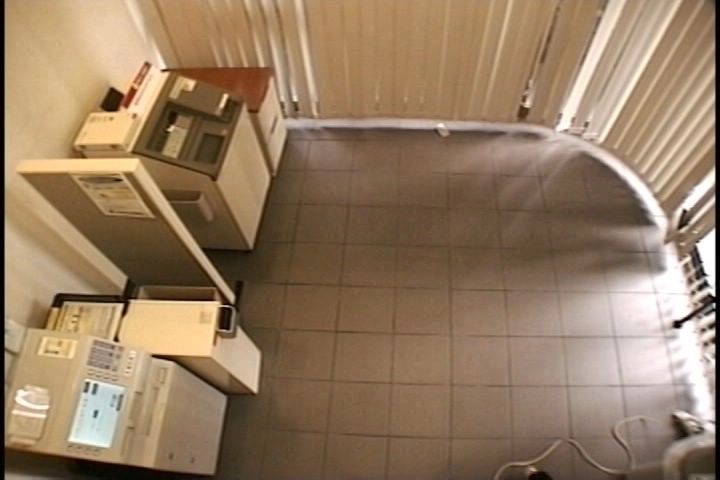
%> input picture CS-484/Homework 1/Part_4/copyMachine/0.png, 720 x 480 px
$ octave copy.m   (GNU Octave 9; MATLAB toolbox functions it lacks are replaced by stand-ins)
%> lines starting %> are read from the running program, lines starting %| are printed output that depends on the picture; in (x1, y1, x2, y2) boxes, pixels count from 0 and x2, y2 are one past the last pixel; in counts of white or black regions, pixels touching at a corner belong together; the program's own positions count from 1
for_copier();

function for_copier
frame_1 = imread("0.png");
%> frame_1 is the input picture: size 480x720x3 uint8; mean R, G, B 149.4, 123.8, 97.5
frame_2 = imread("1.png");
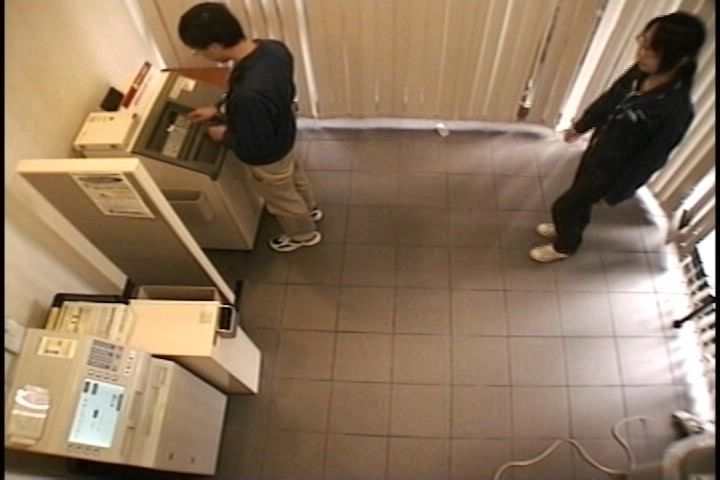
%> input picture CS-484/Homework 1/Part_4/copyMachine/1.png, 720 x 480 px
%> frame_2 is the input picture: size 480x720x3 uint8; mean R, G, B 141.3, 117.6, 93.4
frame_3 = imread("2.png");
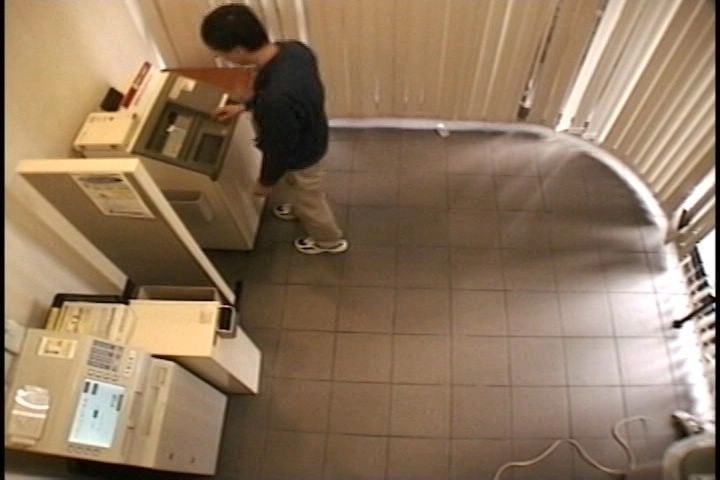
%> input picture CS-484/Homework 1/Part_4/copyMachine/2.png, 720 x 480 px
%> frame_3 is the input picture: size 480x720x3 uint8; mean R, G, B 143.4, 119, 93.9
frame_4 = imread("3.png");
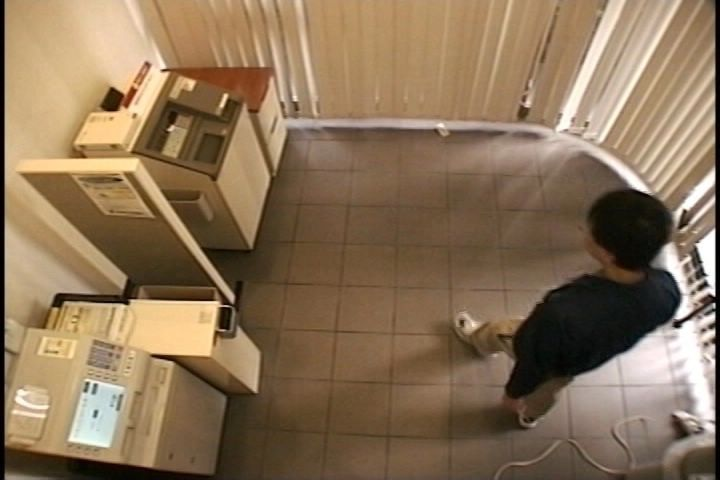
%> input picture CS-484/Homework 1/Part_4/copyMachine/3.png, 720 x 480 px
%> frame_4 is the input picture: size 480x720x3 uint8; mean R, G, B 138.8, 115, 87.8

bg_frame = rgb2gray(frame_1);

imshow(bg_frame);

copier_frame_2(bg_frame, rgb2gray(frame_2));
copier_frame_3(bg_frame, rgb2gray(frame_3));
copier_frame_4(bg_frame, rgb2gray(frame_4));
end

function copier_frame_2(bg_frame, gray)
figure; imshow(gray);
temp1 = abs (bg_frame - gray) > 50;
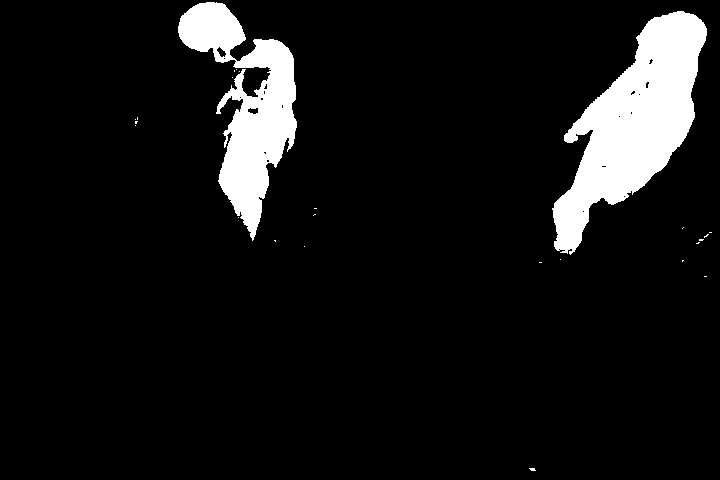
%> temp1: size 480x720 logical; 8.3% white; 25 white regions (23 under 20 px), largest, box (x1, y1, x2, y2) and area: (552, 11, 707, 255) 16912, (178, 2, 297, 241) 11571
temp2 = abs (gray - bg_frame) > 10;
%> temp2: size 480x720 logical; 6.2% white; 2083 white regions (1925 under 20 px), largest, box (x1, y1, x2, y2) and area: (432, 448, 555, 480) 1786, (414, 132, 508, 177) 1140, (266, 153, 307, 215) 1119

temp1 = remove_conn_comp_smaller_than(temp1, 20);
%> in remove_conn_comp_smaller_than, `CC = bwconncomp(image);`: CC = 25 connected components
%> in remove_conn_comp_smaller_than, `list = CC.PixelIdxList;`: list = 25 items
%> the loop in remove_conn_comp_smaller_than, `for i = 1 : size(list, 2)` made 25 passes
temp2 = remove_conn_comp_smaller_than(temp2, 200);
img = temp1 | temp2;
%> img: size 480x720 logical; 10.3% white; 14 white regions, largest, box (x1, y1, x2, y2) and area: (552, 11, 707, 255) 16912, (178, 2, 297, 241) 11571, (432, 448, 555, 480) 1786
figure; imshow(img);

k = imerode(img, ones(2));
%> k: size 480x720 logical; 9.3% white; 74 white regions (49 under 20 px), largest, box (x1, y1, x2, y2) and area: (552, 11, 706, 253) 16376, (216, 39, 296, 239) 8304, (178, 2, 245, 62) 2537

img = imdilate(img, [0,0,0;1,0,1;0,0,0]);
%> img: size 480x720 logical; 11.2% white; 8 white regions, largest, box (x1, y1, x2, y2) and area: (516, 11, 708, 261) 18297, (177, 2, 308, 241) 13926, (431, 448, 556, 480) 2098
img = imerode(img, [1,1,1;1,0,1;0,0,0;1,0,1;1,1,1]);
%> img: size 480x720 logical; 8.8% white; 97 white regions (77 under 20 px), largest, box (x1, y1, x2, y2) and area: (530, 13, 707, 259) 16339, (216, 41, 306, 238) 8922, (178, 4, 245, 61) 2378
% k keeps hand n feet
img = remove_conn_comp_smaller_than(img + k, 180);
show_colored_conn_comp(img);
%> in show_colored_conn_comp, `[L,~] = bwlabel(image);`: L: size 480x720 double; 13 distinct labels, from 0 to 12
end

function copier_frame_3(bg_frame, gray)
figure; imshow(gray);
temp1 = abs (bg_frame - gray) > 40;
%> temp1: size 480x720 logical; 4.2% white; 29 white regions (24 under 20 px), largest, box (x1, y1, x2, y2) and area: (200, 3, 329, 246) 14292, (134, 117, 138, 126) 25, (288, 219, 300, 222) 25, (528, 467, 536, 471) 23, (299, 239, 305, 245) 22
temp2 = abs (gray - bg_frame) > 10;
%> temp2: size 480x720 logical; 1% white; 421 white regions (401 under 20 px), largest, box (x1, y1, x2, y2) and area: (306, 194, 342, 236) 482, (494, 466, 554, 480) 445, (295, 239, 348, 253) 329

temp1 = remove_conn_comp_smaller_than(temp1, 10);
temp2 = remove_conn_comp_smaller_than(temp2, 10);
img = temp1 | temp2;
%> img: size 480x720 logical; 4.9% white; 47 white regions (25 under 20 px), largest, box (x1, y1, x2, y2) and area: (200, 3, 329, 246) 14513, (306, 194, 342, 236) 482, (494, 466, 554, 480) 445
figure; imshow(img);

img = imclose(img, [0,1,0; 1,0,1;0,1,0]);
%> img: size 480x720 logical; 5% white; 40 white regions (19 under 20 px), largest, box (x1, y1, x2, y2) and area: (200, 3, 329, 246) 14660, (306, 194, 342, 236) 505, (494, 466, 554, 480) 493
figure; imshow(img);

% k keeps hand n feet
img = remove_conn_comp_smaller_than(img, 50);
%> call 6 of remove_conn_comp_smaller_than, with limit = 50
%> in remove_conn_comp_smaller_than (call 6), `CC = bwconncomp(image);`: CC = 40 connected components
%> in remove_conn_comp_smaller_than (call 6), `list = CC.PixelIdxList;`: list = 40 items
%> the loop in remove_conn_comp_smaller_than (call 6), `for i = 1 : size(list, 2)` made 40 passes
%> after the loop in remove_conn_comp_smaller_than (call 6), `for i = 1 : size(list, 2)`:
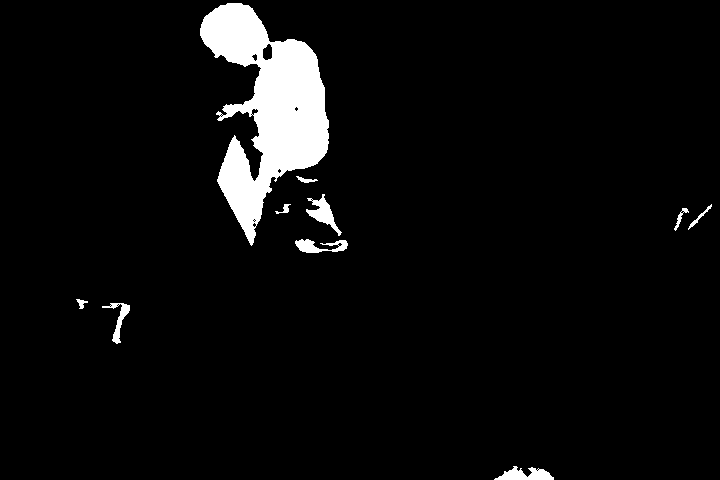
%> image: size 480x720 logical; 4.8% white; 10 white regions, largest, box (x1, y1, x2, y2) and area: (200, 3, 329, 246) 14660, (306, 194, 342, 236) 505, (494, 466, 554, 480) 493
show_colored_conn_comp(img);
%> in show_colored_conn_comp (call 2), `[L,~] = bwlabel(image);`: L: size 480x720 double; 11 distinct labels, from 0 to 10
end

function copier_frame_4(bg_frame, gray)
figure; imshow(gray);
temp1 = abs (bg_frame - gray) > 50;
%> temp1: size 480x720 logical; 6.5% white; 31 white regions (24 under 20 px), largest, box (x1, y1, x2, y2) and area: (452, 189, 684, 434) 22236, (444, 334, 451, 362) 101, (474, 324, 488, 335) 47
temp2 = abs (gray - bg_frame) > 40;
%> temp2: size 480x720 logical; 0.13% white; 5 white regions (2 under 20 px), largest, box (x1, y1, x2, y2) and area: (113, 304, 129, 343) 188, (528, 472, 552, 480) 132, (462, 312, 479, 330) 128

temp1 = remove_conn_comp_smaller_than(temp1, 10);
temp2 = remove_conn_comp_smaller_than(temp2, 10);
img = temp1 | temp2;
%> img: size 480x720 logical; 6.6% white; 14 white regions (4 under 20 px), largest, box (x1, y1, x2, y2) and area: (452, 189, 684, 434) 22236, (113, 304, 129, 343) 188, (528, 472, 552, 480) 132
figure; imshow(img);

img = imclose(img, [1,1,1,1; 1,1,1,1;1,0,0,1;1,1,1,1]);
%> img: size 480x720 logical; 6.8% white; 7 white regions (2 under 20 px), largest, box (x1, y1, x2, y2) and area: (444, 189, 684, 434) 22878, (113, 304, 129, 343) 188, (528, 467, 552, 480) 169, (215, 408, 223, 434) 55, (200, 381, 215, 391) 36
figure; imshow(img);

img = remove_conn_comp_smaller_than(img, 500);
%> in remove_conn_comp_smaller_than (call 9), `CC = bwconncomp(image);`: CC = 7 connected components
%> in remove_conn_comp_smaller_than (call 9), `list = CC.PixelIdxList;`: list = 7 items
%> the loop in remove_conn_comp_smaller_than (call 9), `for i = 1 : size(list, 2)` made 7 passes
%> after the loop in remove_conn_comp_smaller_than (call 9), `for i = 1 : size(list, 2)`:
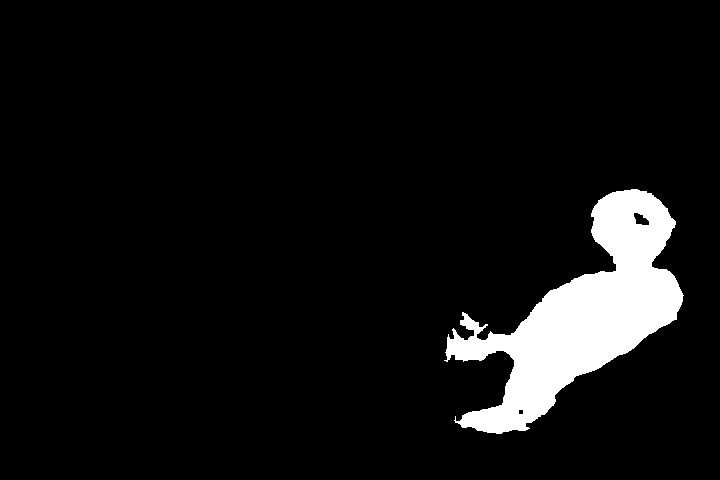
%> image: size 480x720 logical; 6.6% white; 1 white region, box (x1, y1, x2, y2) and area: (444, 189, 684, 434) 22878
show_colored_conn_comp(img);
%> in show_colored_conn_comp (call 3), `imshow(label2rgb(L, 'jet', 'white', 'shuffle'))`:
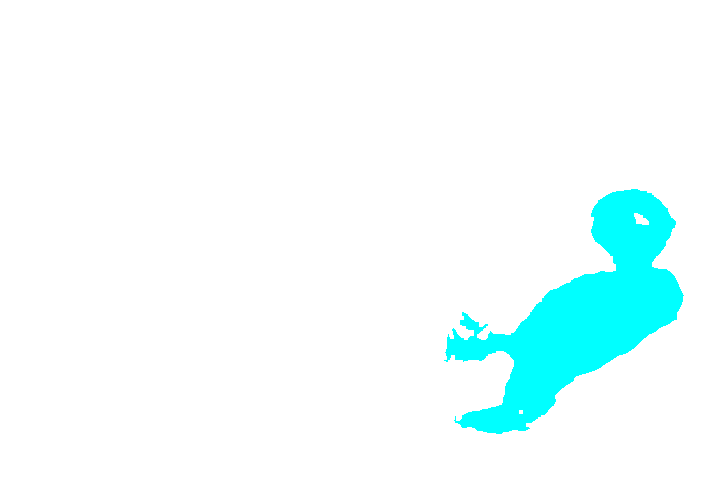
%> displayed picture: size 480x720x3, on the screen's scale of 0 to 255; mean R, G, B 238.1, 255, 255
end

function show_colored_conn_comp(image)
[L,~] = bwlabel(image);
figure; imshow(label2rgb(L, 'jet', 'white', 'shuffle'));
end

function image = remove_conn_comp_smaller_than(image, limit)
CC = bwconncomp(image);
list = CC.PixelIdxList;

for i = 1 : size(list, 2)
    if (size (list{i}, 1) < limit)
        image(list{i}) = 0;
    end
end
end

function image = keep_conn_comp_between(image, low_lim, up_lim)
CC = bwconncomp(image);
list = CC.PixelIdxList;

for i = 1 : size(list, 2)
    if (size (list{i}, 1) < low_lim || size (list{i}, 1) > up_lim)
        image(list{i}) = 0;
    end
end
end
